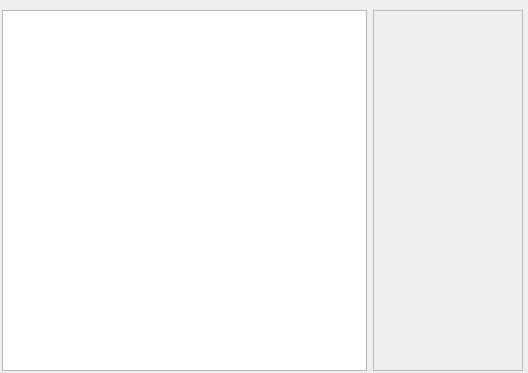
<?xml version="1.0" encoding="UTF-8"?>
<ui version="4.0">
 <class>Form</class>
 <widget class="QWidget" name="Form">
  <property name="geometry">
   <rect>
    <x>0</x>
    <y>0</y>
    <width>528</width>
    <height>373</height>
   </rect>
  </property>
  <property name="windowTitle">
   <string>Form</string>
  </property>
  <widget class="QWidget" name="horizontalLayoutWidget">
   <property name="geometry">
    <rect>
     <x>2</x>
     <y>10</y>
     <width>521</width>
     <height>361</height>
    </rect>
   </property>
   <layout class="QHBoxLayout" name="horizontalLayout">
    <item>
     <widget class="QGraphicsView" name="graphicsView"/>
    </item>
    <item>
     <widget class="QScrollArea" name="scrollArea">
      <property name="maximumSize">
       <size>
        <width>150</width>
        <height>16777215</height>
       </size>
      </property>
      <property name="widgetResizable">
       <bool>true</bool>
      </property>
      <widget class="QWidget" name="scrollAreaWidgetContents">
       <property name="geometry">
        <rect>
         <x>0</x>
         <y>0</y>
         <width>146</width>
         <height>355</height>
        </rect>
       </property>
      </widget>
     </widget>
    </item>
   </layout>
  </widget>
 </widget>
 <resources/>
 <connections/>
</ui>
